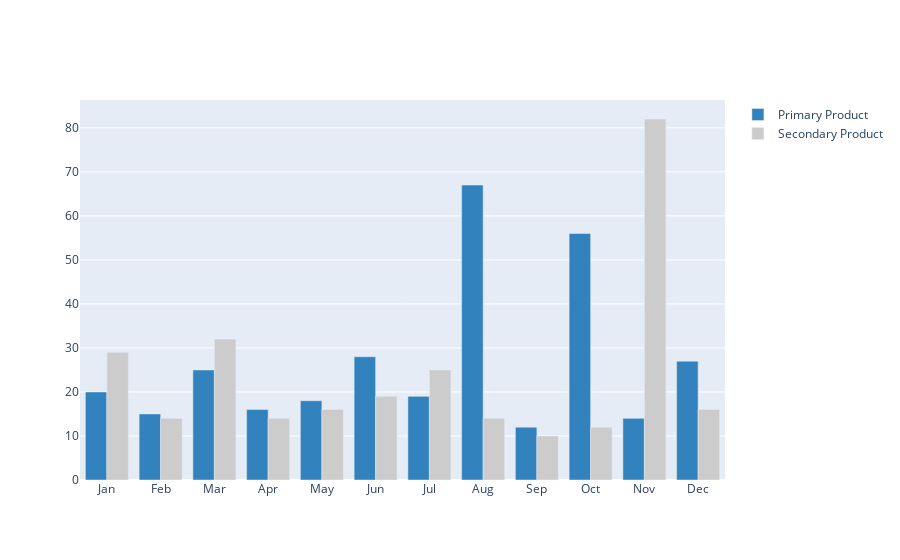

The cell this chart's notebook holds for it:
### Code cell
# 直方图
trace0 = go.Bar(
    x = ['Jan','Feb','Mar','Apr', 'May','Jun',
         'Jul','Aug','Sep','Oct','Nov','Dec'],
    y = [20,15,25,16,18,28,19,67,12,56,14,27],
    name = 'Primary Product',
    marker=dict(
        color = 'rgb(49,130,189)'
    )
)
trace1 = go.Bar(
    x = ['Jan','Feb','Mar','Apr', 'May','Jun',
         'Jul','Aug','Sep','Oct','Nov','Dec'],
    y = [29,14,32,14,16,19,25,14,10,12,82,16],
    name = 'Secondary Product',
    marker=dict(
        color = 'rgb(204,204,204)'
    )
)
data = [trace0,trace1]
py.iplot(data)

### Figure 1 — Plotly figure (JSON) as saved in the notebook; plotly's stock layout.template omitted (floating-point values rounded to 4 significant figures)
{"data": [{"marker": {"color": "rgb(49,130,189)"}, "name": "Primary Product", "type": "bar", "x": ["Jan", "Feb", "Mar", "Apr", "May", "Jun", "Jul", "Aug", "Sep", "Oct", "Nov", "Dec"], "y": [20, 15, 25, 16, 18, 28, 19, 67, 12, 56, 14, 27]}, {"marker": {"color": "rgb(204,204,204)"}, "name": "Secondary Product", "type": "bar", "x": ["Jan", "Feb", "Mar", "Apr", "May", "Jun", "Jul", "Aug", "Sep", "Oct", "Nov", "Dec"], "y": [29, 14, 32, 14, 16, 19, 25, 14, 10, 12, 82, 16]}], "layout": {}}
